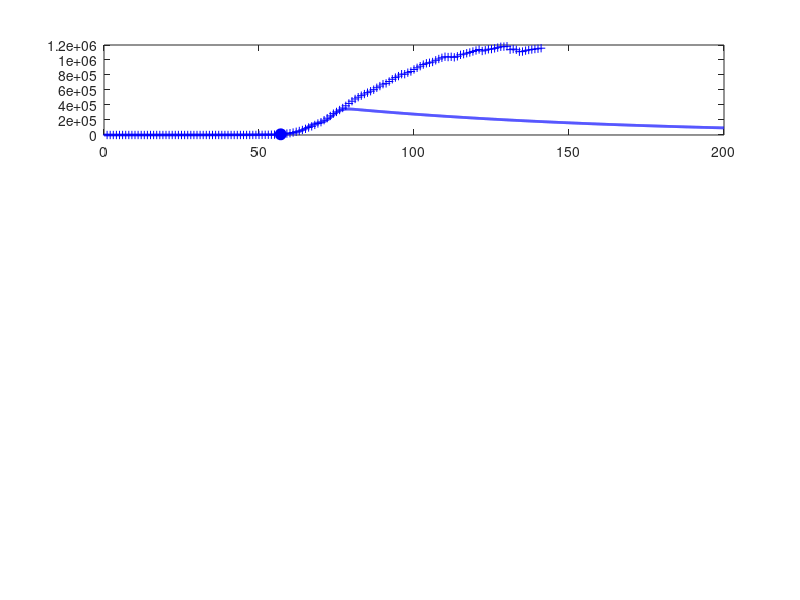

Write the MATLAB code that produced this figure. (Note: this script raises an error after producing the figure.)
% svr19USA.m

% Revised:  2020 03 25

% Mathemtatical model for the spread of the covid19 virus
% Model for GLOBAL spread of virus
% Model for CHINA spread of virus: download svr19CHINA.m
% Data from https://www.worldometers.info/coronavirus/
% Date file:  covid19.mat  variable covid19
% Model specified by the variables in the INPUT SECTION of the Script

% DOING PHYSICS WITH MATLAB: 
%   http://www.physics.usyd.edu.au/teach_res/mp/mphome.htm
% Documentation
%   http://www.physics.usyd.edu.au/teach_res/mp/doc/sird19E.htm
% Download Scripts
%   http://www.physics.usyd.edu.au/teach_res/mp/mscripts/

% Ian Cooper
% email: matlabvisualphysics@gmail.com
% Matlab 2019b

% Populations: Data d / Model
% Susceptible individuals:  Sd  S
% Active infections (currently infected);  Id  I
% Recovered:  Rd  R
% Dead:  Dd  D

close all
clear
clc

global Imax Rmax Dmax ITmax Smax

load('covid19.mat')

% DATA: variable covid19
% Col 1: World   Id   Currently Infected Cases
% Col 2: World   Rd   Recovered
% Col 3: World   Dd   Deaths

% Data for China with Script svr19CHINA.m
% Col 4: China   Total infected cases
% Col 5: China   Currently Infected Cases
% Col 6: China   Deaths
% Col 7: USA     Total infected cases
% Col 8: USA     Currently infected cases
% Col 9: USA     Deaths
% Col 10: AUST     Total infected cases
% Col 11: AUST     Currently infected cases
% Col 12: AUST     Deaths
% Col 13: INDIA   Total infected cases
% Col 14: INDIA   Currently infected cases
% Col 15: INDIA   Deaths

% Model: number of time steps 
  num = 5000;

% *********************************************************************  
% INPUTS: Model Parameters
% ********************************************************************* 

% Maximum number of days for model   [200]
  tMax = 200;
% Initial number of infections   [0.004] 
  I = zeros(num,1);
  I(1) = 0.004;
% Adjustible model parameters  
% S --> I  [0.38] 
  a = 0.1;
% I --> R  [0.036]
  b = 0.008;
% I --> D  [0.0025]
  d = 0.0028;

% See SETUP for input of surge factors

% *********************************************************************  
% SETUP
% ********************************************************************* 
  
% DATA: Id Rd Dd / Number of data days for COVID19  
  Ndays  = find(covid19 == 0,1) - 1;  
  Idtot  = covid19(1:Ndays,7);
  Id     = covid19(1:Ndays,8);
  Dd     = covid19(1:Ndays,9);

% Model: S  D  R  
  S = zeros(num,1);
  D = zeros(num,1);
  R = zeros(num,1);
  
% Model: Initial values for populations
  S(1) = 1;
  D(1) = 0;
  R(1) = 0;   
  
% TIME [days]
  t = linspace(0,tMax,num)';
  dt = t(2) - t(1);

  
% SURGE FACTORS
  s = zeros(num,1);
  for n = 1:num-1
    if t(n) > 50; s(n) = 0.19; end
    if t(n) > 62; s(n) = 0.35; end 
    if t(n) > 69; s(n) = 1.50; end 
    if t(n) > 80; s(n) = 0.00; end
  end  
    

   
% *********************************************************************  
% MODEL: Time Evolution
% ********************************************************************* 
 
for n = 1:num-1
  dS = -a*S(n)*I(n)*dt;
  dI = -dS;
  I(n+1) = I(n) + dI;
  dR = b*I(n)*dt;
  dD = d*I(n)*dt;
  surge = s(n)*S(n)*dt;
  R(n+1) = R(n)+ dR;
  D(n+1) = D(n) + dD;
  S(n+1) = S(n) + dS + surge;
  I(n+1) = I(n+1) - dR - dD;
end

% Scaling I, R and D values at day specified by t_index 
  t_index = 57;
  index = find(t > t_index,1);
  f = Id(t_index)./ I(index);

% Scale populations
  I = f.*I;
  R = f.*R;
  D = f*D;
  
  Imax = max(I);
  Rmax = max(R);
  Dmax = max(D);
  Smax = max(S);
  
% Model: total population that has been infected;  
  Itot = I + R + D;
  ITmax = max(Itot);
  
% Data
  Rd = Idtot - Id - Dd;
  Idmax = max(Id);
  Rdmax = max(Rd);
  Ddmax = max(Dd);
  ITdmax = max(Idtot);
  
% Percentages: model
  pI = 100*I(end) / Itot(end);
  pR = 100*R(end) / Itot(end);
  pD = 100*D(end) / Itot(end);
  
% Percentages: Data
  pId = 100*Id(end) / Idtot(end);
  pRd = 100*Rd(end) / Idtot(end);
  pDd = 100*Dd(end) / Idtot(end);

  
% *********************************************************************  
% GRAPHICS
% ********************************************************************* 

figure(1)
  set(gcf,'units','normalized');
  set(gcf,'position',[0.02 0.05 0.3 0.75]);
  set(gcf,'color','w');

subplot(4,1,1)  % INFECTIONS
    xP = 1: Ndays;
    yP = Id;
    plot(xP,yP,'b+')   
    hold on
    
    xP = t_index; yP = Id(t_index);
    plot(xP,yP,'bo','markerfacecolor','b','markersize',8)
    
    xP = t; yP = I;
    plot(xP,yP,'b','linewidth',2)
   % ylim([0 15e4])
    plotMonths(1)
       
    grid on
    title('Active Infections  I')
    ylabel('I','FontName','Times New Roman')  
    set(gca,'fontsize',12)
  
    
subplot(4,1,2)   % RECOVERIES
    xP = 1: Ndays;
    yP = Rd; 
    plot(xP,yP,'k+')
    hold on
 
    xP = t_index; yP = Rd(t_index);
    plot(xP,yP,'ko','markerfacecolor','k','markersize',8)
    
    xP = t; yP = R;
    plot(xP,yP,'k','linewidth',2)
    
    plotMonths(2)    
    
    grid on
    ylabel('R')
    title('Recoveries  R')
    set(gca,'fontsize',12)
   
 subplot(4,1,3)    % DEATHS
    xP = 1: Ndays;
    yP = Dd; 
    plot(xP,yP,'r+')
    hold on
 
    xP = t_index; yP = Dd(t_index);
    plot(xP,yP,'ro','markerfacecolor','r','markersize',8)
    
    xP = t; yP = D;
    plot(xP,yP,'r','linewidth',2)
    
    plotMonths(3)
    grid on
    
    ylabel('D')
    title('Deaths  D')
    set(gca,'fontsize',12)   
    
 subplot(4,1,4)   % Total infections
    th = 5;
    k = log(2)/th;
    v0 = 177400/exp(k*60);
    v = v0.*exp(k*(t-10));
   % v(v > ITmax) = ITmax;
    
    xP = t(1:2500);
    yP = v(1:2500);
    plot(xP,yP,'r','linewidth',1.2)
   
    hold on
    xP = 1: Ndays;
    yP = Idtot; 
    plot(xP,yP,'b+')
    hold on
    xP = t; yP = Itot;
    plot(xP,yP,'b','linewidth',2)
    
    plotMonths(4)
    
    ylim([0 1.2*ITmax])
    grid on
    xlabel('days elapsed')
    ylabel('I_{tot}','FontName','Times New Roman')
    title('Total Infections I_{tot}');
    set(gca,'fontsize',12) 
    

figure(2)
   set(gcf,'units','normalized');
   set(gcf,'position',[0.60 0.05 0.25 0.25]);
   set(gcf,'color','w');

   fig = figure(2);
   left_color = [0 0 0];
   right_color = [1 0 1];
   set(fig,'defaultAxesColorOrder',[left_color; right_color]);
   
    hold on
    plotMonths(5)   
        
    hold on
    yyaxis left
    xP = t; yP = S;
    plot(xP,yP,'k','linewidth',2)
    grid on
    xlabel('days elapsed')
    ylabel('Susceptible population  S') 
      
    yyaxis right
    xP = t; yP = s;
    plot(xP,yP,'m','linewidth',1)
    grid on
    ylabel('surge factor  s') 
        
    set(gca,'fontsize',12)    
    box on

    
figure(7)
   set(gcf,'units','normalized');
   set(gcf,'position',[0.33 0.05 0.25 0.35]);
   set(gcf,'color','w');

   xlim([0 120])
   ylim([0 250])
   hh = 250; dh = -25;
   
   txt = 'Start date:  22 January 2020';
   Htext = text(0,hh,txt,'fontsize',12);
   set(Htext,'color','k')
   
   hh = hh+dh;
   txt = 'Model Parameters';
   text(0,hh,txt,'fontsize',12)
   
   hh = hh+dh;
   txt = sprintf('I(0) = %3.0f   a = %2.3f   b = %2.3f   d = %2.3f', ...
       I(1),a,b,d);
   text(0,hh,txt,'fontsize',12)
      
   hh = hh+2*dh; 
   txt = 'DATA';
   text(0,hh,txt,'fontsize',12)
   
    z = datenum([2020 1 22]);
    z = z + Ndays-1;
    z = datetime(z,'ConvertFrom','datenum');
    z.Format = 'dd-MMM-yyyy';
    txt = cellstr(z) ; 
    text(20,hh,txt,'fontsize',12)
    
   hh = hh+dh;
   z1 = Id(end); z2 = Rd(end); z3 = Dd(end); z4 = z1+z2+z3;  
   txt = sprintf('I = %5.0f    R = %5.0f    D = %5.0f    I_{tot} = %5.0f', z1,z2,z3,z4);
   text(6,hh,txt,'fontsize',12)
 
    % Recoveries and Deaths
    pR = 100*Rd(end)/(Rd(end)+Dd(end));
    pD = 100*Dd(end)/(Rd(end)+Dd(end));
    hh = hh+dh;
    txt = sprintf('percent: Active = %2.1f  Recoveries = %2.1f    Deaths = %2.1f   ',pId,pRd,pDd);
    text(2,hh,txt,'fontsize',12)  
   
   hh = hh+2*dh; 
   txt = 'MODEL PREDICTIONS';
   text(0,hh,txt,'fontsize',12)
   
    z = datenum([2020 1 22]);
    z = z + tMax;
    z = datetime(z,'ConvertFrom','datenum');
    z.Format = 'dd-MMM-yyyy';
    txt = cellstr(z) ; 
    text(60,hh,txt,'fontsize',12)
   
   hh = hh+dh;
    z1 = I(end); z2 = R(end); z3 = D(end); z4 = z1+z2+z3;  
    txt = sprintf('I = %5.0f    R = %5.0f    D = %5.0f    I_{tot} = %5.0f', z1,z2,z3,z4);
    text(6,hh,txt,'fontsize',12)

   hh = hh+dh;
    txt = 'Peak';
    text(10,hh,txt,'fontsize',12)
    z = find(I == Imax,1);
    z = t(z) + datenum([2020 1 22]);
    z = datetime(z,'ConvertFrom','datenum');
    z.Format = 'dd-MMM-yyyy';
    txt = cellstr(z) ; 
    text(30,hh,txt,'fontsize',12)
   
    txt = sprintf('I_{peak} = %5.0f',Imax);
    text(70,hh,txt,'fontsize',12)
   
    hh = hh+dh;
    txt = sprintf('percent: Active = %2.1f  Recoveries = %2.1f    Deaths = %2.1f   ',pI,pR,pD);
    text(2,hh,txt,'fontsize',12)   
       

  
   axis off    
   
   
   
   function  pM = plotMonths(z)
     global Imax Rmax Dmax ITmax Smax
     
     % Months
       m1 = [2020 01 22];    % day zero
       m2 = [2020 02  1];    % Feb
       m3 = [2020 03  1];    % Mar
       m4 = [2020 04  1];    % Apr
       m5 = [2020 05  1];    % May
       m6 = [2020 06  1];    % Jun
       m7 = [2020 07  1];    % Jul
       m8 = [2020 08  1];    % Aug
   
      tm(1) = datenum(m1);
      tm(2) = datenum(m2) - tm(1);
      tm(3) = datenum(m3) - tm(1);
      tm(4) = datenum(m4) - tm(1);
      tm(5) = datenum(m5) - tm(1);
      tm(6) = datenum(m6) - tm(1);
      tm(7) = datenum(m7) - tm(1);
      tm(8) = datenum(m8) - tm(1);
   
      if z == 1; yMax = Imax;  end
      if z == 2; yMax = Rmax;  end
      if z == 3; yMax = Dmax;  end
      if z == 4; yMax = ITmax; end
      if z == 5; yMax = Smax; end
      
      for n = 2:8
        plot([tm(n), tm(n)], [0, yMax],'color', [0.5 0.5 0.5],'linewidth',1);
      end
      
      ys = 0.8;
      text(22, ys*yMax,'F')
      text(52, ys*yMax,'M')
      text(82, ys*yMax,'A')
      text(112,ys*yMax,'M')
      text(142,ys*yMax,'J')
      text(172,ys*yMax,'J')
      
   end
